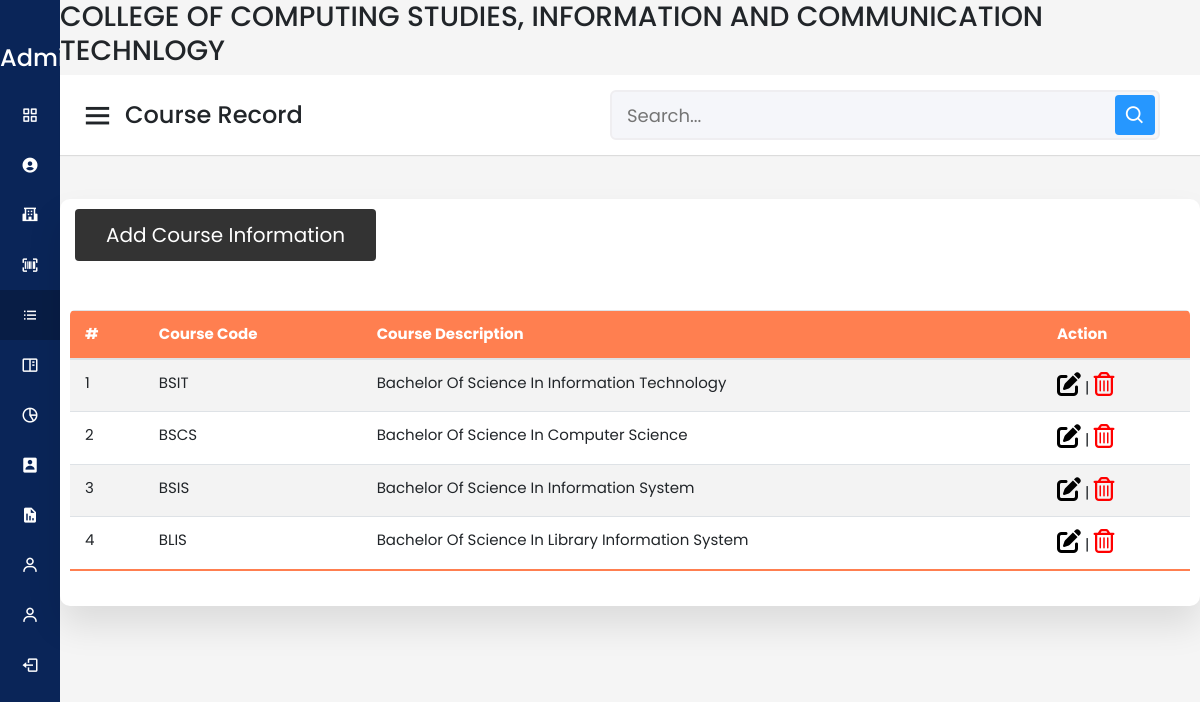
Screenshot of /course.php (signed in) with the database file from the repository.
### tables this page shows
CREATE TABLE `tblcourse` (
  `id` int(11) NOT NULL AUTO_INCREMENT,
  `coursecode` varchar(50) NOT NULL,
  `coursedescription` varchar(50) NOT NULL,
  `is_deleted` tinyint(1) NOT NULL DEFAULT 0,
  PRIMARY KEY (`id`)
);

### coursehandler/course_eventhandler.php (called while the page is built, shortened)
<?php
class Course
{
  protected $db = null;
  public function __construct(ConnectionHandler $db)
  {
    $this->db = $db;
  }
  public function getCourse()
  {
    $result = $this->db->con->query("SELECT * FROM tblcourse where is_deleted = 0");
    $resultArray = array();
    while($info = mysqli_fetch_array($result, MYSQLI_ASSOC))
    {
      $resultArray[] = $info;
    }
    return $resultArray;
  }
}

### config/db_connection.php (called while the page is built, shortened)
<?php
class ConnectionHandler
{
      protected $host = 'localhost';
      protected $user = 'root';
      protected $password = '';
      protected $database = 'dbcapstone';
      public function __construct()
      {
            $this->con = mysqli_connect($this->host, $this->user, $this->password, $this->database);
      }
}

### course.php (the view, shortened to what this page needs)
<?php
include "./shared/nav-items.php";
?>
<!DOCTYPE html>
<html lang="en">
<head>
  <link rel="stylesheet" href="https://cdn.jsdelivr.net/npm/bootstrap@4.6.1/dist/css/bootstrap.min.css">
    <link rel="stylesheet" href="https://pro.fontawesome.com/releases/v5.10.0/css/all.css" />
    <link href="https://cdn.datatables.net/1.10.18/css/dataTables.bootstrap4.min.css" rel="stylesheet">
  <link rel="stylesheet" href="css/sidebar.css" />
  <link href="https://unpkg.com/boxicons@2.0.7/css/boxicons.min.css" rel="stylesheet" />
</head>
<body>
  <div class="sidebar">
    <div class="logo-details">
      <span class="logo_name">&nbsp;&nbsp;&nbsp;&nbsp;&nbsp; Administrator</span>
    </div>
  </div>
  <section class="home-section">
  <div class="header">
      <h3>COLLEGE OF COMPUTING STUDIES, INFORMATION AND COMMUNICATION TECHNLOGY</h3>
    </div>
    <nav>
      <div class="sidebar-button">
        <i class="bx bx-menu sidebarBtn"></i>
        <span class="dashboard">Course Record</span>
      </div>
      <div class="search-box">
        <input type="text" placeholder="Search..." />
        <i class="bx bx-search"></i>
      </div>
    </nav>
    <div class="home-content">
    </div>
    <section class="attendance">
      <div class="attendance-list">
        <button type="button" class="btn " data-toggle="modal" data-target="#modal-course">
              Add Course Information </button><br></br>
        <table class="table">
          <thead>
            <tr>
              <th>#</th>
              <th>Course Code</th>
              <th>Course Description</th>
              <th>Action</th>
            </tr>
          </thead>
          <tbody>
            <?php
            @include './coursehandler/course_eventhandler.php';
            @include './config/db_connection.php';
            $_conn = new ConnectionHandler();
            $_course = new Course($_conn);
            $result = $_course->getCourse();
            $number_daw_sabi_ni_czarina = 1;
            array_map(function ($info) use (&$number_daw_sabi_ni_czarina) {
              echo "<tr>
          <td>" . $number_daw_sabi_ni_czarina . "</td>
          <td>" . $info['coursecode'] . "</td>
          <td>" . $info['coursedescription'] . "</td>
          <td><a href = 'course_edit_record.php?id=" . $info['id'] . "'><i class='fas fa-edit' style='font-size:24px;color:black'></i></a> | ";
            ?>
              <a href='course_delete_record.php?id=<?php echo $info['id']; ?>' onClick="return confirm('are you sure you want to delete this?');"><i class='far fa-trash-alt' style='font-size:24px;color:red'></i></a></td>
            <?php
              echo "</tr>";
            }, $result) ?>
          </tbody>
        </table>
      </div>
    </section>
</body>
</html>

### css/sidebar.css (style rules this page uses)
* { margin: 0; padding: 0; box-sizing: border-box; font-family: 'Poppins', sans-serif; }
.sidebar { position: fixed; height: 100%; width: 240px; background: #0A2558; transition: all 0.5s ease; }
.sidebar .logo-details { height: 80px; display: flex; align-items: center; }
.sidebar .logo-details .logo_name { color: #fff; font-size: 24px; font-weight: 500; }
.home-section { position: relative; background: #f5f5f5; min-height: 100vh; width: calc(100% - 240px); left: 240px; transition: all 0.5s ease; }
.home-section nav { display: flex; justify-content: space-between; height: 80px; background: #fff; display: flex; align-items: center; position: fixed; width: calc(100% - 240px); left: 240px; z-index: 100; padding: 0 20px; box-shadow: 0 1px 1px rgba(0, 0, 0, 0.1); transition: all 0.5s ease; }
.home-section nav .sidebar-button { display: flex; align-items: center; font-size: 24px; font-weight: 500; }
nav .sidebar-button i { font-size: 35px; margin-right: 10px; }
.home-section nav .search-box { position: relative; height: 50px; max-width: 550px; width: 100%; margin: 0 20px; }
nav .search-box input { height: 100%; width: 100%; outline: none; background: #F5F6FA; border: 2px solid #EFEEF1; border-radius: 6px; font-size: 18px; padding: 0 15px; }
nav .search-box .bx-search { position: absolute; height: 40px; width: 40px; background: #2697FF; right: 5px; top: 50%; transform: translateY(-50%); border-radius: 4px; line-height: 40px; text-align: center; color: #fff; font-size: 22px; transition: all 0.4 ease; }
.home-section .home-content { position: relative; padding-top: 104px; }
.attendance { margin-top: 20px; text-transform: capitalize; }
.attendance-list { width: 100%; padding: 10px; margin-top: 10px; background: #fff; border-radius: 10px; box-shadow: 0 20px 35px rgba(0, 0, 0, 0.1); }
.table { border-collapse: collapse; margin: 25px 0; font-size: 15px; min-width: 100%; overflow: hidden; border-radius: 5px 5px 0 0; }
table thead tr { color: #fff; background: coral; text-align: left; font-weight: bold; }
.table th, .table td { padding: 12px 15px; }
.table tbody tr { border-bottom: 1px solid #ddd; }
.table tbody tr:nth-of-type(odd) { background: #f3f3f3; }
.table tbody tr:last-of-type { border-bottom: 2px solid coral; }
.attendance .attendance-list .btn { display: inline-block; padding:10px 30px; font-size: 20px; background: #333; color:#fff; margin:0 5px; text-transform: capitalize; }
@media (max-width: 1240px) { .sidebar { width: 60px; } }
@media (max-width: 1240px) { .home-section { width: calc(100% - 60px); left: 60px; } }
@media (max-width: 1240px) { .home-section nav { width: calc(100% - 60px); left: 60px; } }

### rows the page displays
tblcourse: coursecode "BSIT", coursedescription "Bachelor Of Science In Information Technology"
tblcourse: coursecode "BSCS", coursedescription "Bachelor Of Science In Computer Science"
tblcourse: coursecode "BSIS", coursedescription "Bachelor Of Science In Information System"
tblcourse: coursecode "BLIS", coursedescription "Bachelor Of Science In Library Information System"

### other values shown
$number_daw_sabi_ni_czarina "1 2 3 4"
